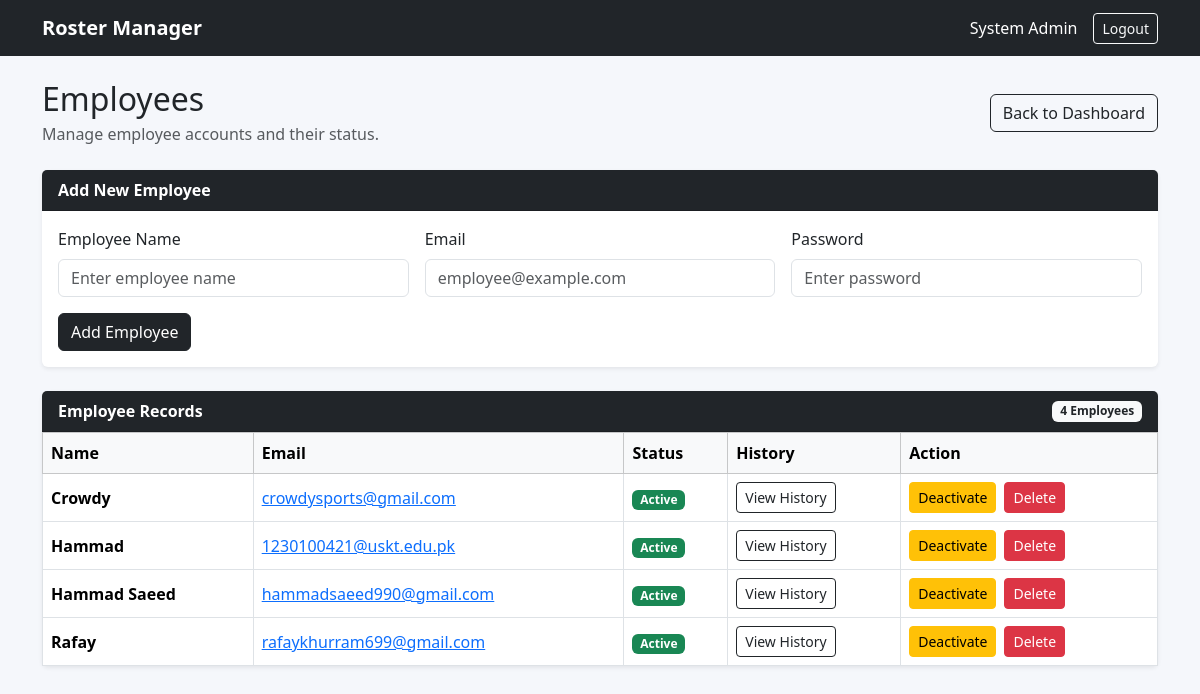
Page /employees (signed in) on the committed database.
### app.py (models this page shows)
class User(db.Model):
    id = db.Column(
        db.Integer,
        primary_key=True
    )
    name = db.Column(
        db.String(120),
        nullable=False
    )
    email = db.Column(
        db.String(160),
        unique=True,
        nullable=False
    )
    password_hash = db.Column(
        db.String(255),
        nullable=False
    )
    role = db.Column(
        db.String(20),
        default="employee",
        nullable=False
    )
    active = db.Column(
        db.Boolean,
        default=True,
        nullable=False
    )
    rosters = db.relationship(
        "Roster",
        backref="employee",
        lazy=True,
        cascade="all, delete-orphan"
    )

### app.py (the view)
@app.route("/employees")
@admin_required
def employees():
    items = (
        User.query
        .filter(
            User.role == "employee"
        )
        .order_by(
            User.name.asc()
        )
        .all()
    )
    return render_template(
        "employees.html",
        employees=items
    )

### app.py (called while the page is built, shortened)
def admin_required(f):
    @wraps(f)
    def wrapper(*args, **kwargs):
        return f(*args, **kwargs)
    return wrapper

@app.context_processor
def inject_globals():
    return {
        "days": DAYS,
        "calculate_shift_hours": calculate_shift_hours,
        "calculate_weekly_hours": calculate_weekly_hours
    }

### templates/employees.html (shortened to what this page needs)
{% extends "base.html" %}
{% block content %}
<div class="d-flex justify-content-between align-items-center mb-4">
    <div>
        <h2 class="mb-1">Employees</h2>
        <p class="text-muted mb-0">
            Manage employee accounts and their status.
        </p>
    </div>
    <a href="{{ url_for('dashboard') }}"
       class="btn btn-outline-dark">
        Back to Dashboard
    </a>
</div>
<div class="card shadow-sm mb-4">
    <div class="card-header bg-dark text-white">
        <strong>Add New Employee</strong>
    </div>
    <div class="card-body">
        <form method="POST"
              action="{{ url_for('add_employee') }}">
            <div class="row g-3">
                <div class="col-md-4">
                    <label class="form-label">
                        Employee Name
                    </label>
                    <input
                        type="text"
                        name="name"
                        class="form-control"
                        placeholder="Enter employee name"
                        required
                    >
                </div>
                <div class="col-md-4">
                    <label class="form-label">
                        Email
                    </label>
                    <input
                        type="email"
                        name="email"
                        class="form-control"
                        placeholder="employee@example.com"
                        required
                    >
                </div>
                <div class="col-md-4">
                    <label class="form-label">
                        Password
                    </label>
                    <input
                        type="password"
                        name="password"
                        class="form-control"
                        placeholder="Enter password"
                        required
                    >
                </div>
            </div>
            <div class="mt-3">
                <button
                    type="submit"
                    class="btn btn-dark">
                    Add Employee
                </button>
            </div>
        </form>
    </div>
</div>
<div class="card shadow-sm">
    <div class="card-header bg-dark text-white">
        <div class="d-flex justify-content-between align-items-center">
            <strong>Employee Records</strong>
            <span class="badge bg-light text-dark">
                {{ employees|length }} Employees
            </span>
        </div>
    </div>
    <div class="card-body p-0">
        {% if employees %}
        <div class="table-responsive">
            <table class="table table-hover table-bordered align-middle mb-0">
                <thead class="table-light">
                    <tr>
                        <th>Name</th>
                        <th>Email</th>
                        <th>Status</th>
                        <th>History</th>
                        <th>Action</th>
                    </tr>
                </thead>
                <tbody>
                {% for employee in employees %}
                    <tr>
                        <td>
                            <strong>
                                {{ employee.name }}
                            </strong>
                        </td>
                        <td>
                            <a href="mailto:{{ employee.email }}">
                                {{ employee.email }}
                            </a>
                        </td>
                        <td>
                            {% if employee.active %}
                                <span class="badge bg-success">
                                    Active
                                </span>
                            {% else %}
                                <span class="badge bg-secondary">
                                    Deactive
                                </span>
                            {% endif %}
                        </td>
                        <td>
                            <a
                                href="{{ url_for(
                                    'employee_history',
                                    employee_id=employee.id
                                ) }}"
                                class="btn btn-sm btn-outline-dark"
                            >
                                View History
                            </a>
                        </td>
                        <td>
                            <div class="d-flex gap-2">
                                {% if employee.active %}
                                    <form
                                        method="POST"
                                        action="{{ url_for(
                                            'deactivate_employee',
                                            user_id=employee.id
                                        ) }}"
                                        onsubmit="return confirm(
                                            'Are you sure you want to deactivate this employee?'
                                        );"
                                    >
                                        <button
                                            type="submit"
                                            class="btn btn-sm btn-warning"
                                        >
                                            Deactivate
                                        </button>
                                    </form>
                                {% endif %}
                                <form
                                    method="POST"
                                    action="{{ url_for(
                                        'delete_employee',
                                        user_id=employee.id
                                    ) }}"
                                    onsubmit="return confirm(
                                        'WARNING: This will permanently delete the employee and all roster history. Continue?'
                                    );"
                                >
                                    <button
                                        type="submit"
                                        class="btn btn-sm btn-danger"
                                    >
                                        Delete
                                    </button>
                                </form>
                            </div>
                        </td>
                    </tr>
                {% endfor %}
                </tbody>
            </table>
        </div>
        {% endif %}
    </div>
</div>
{% endblock %}

### templates/base.html (style rules this page uses)
body { background: #f5f7fb; }
.card { border: 0; box-shadow: 0 4px 18px rgba(0, 0, 0, .06); }

### rows in the picture
User: name "Crowdy", email "crowdysports@gmail.com", active "Active"
User: name "Hammad", email "1230100421@uskt.edu.pk", active "Active"
User: name "Hammad Saeed", email "hammadsaeed990@gmail.com", active "Active"
User: name "Rafay", email "rafaykhurram699@gmail.com", active "Active"

### other values in the picture
{{ session.get('name') }} "System Admin"
{{ employees|length }} "4"
